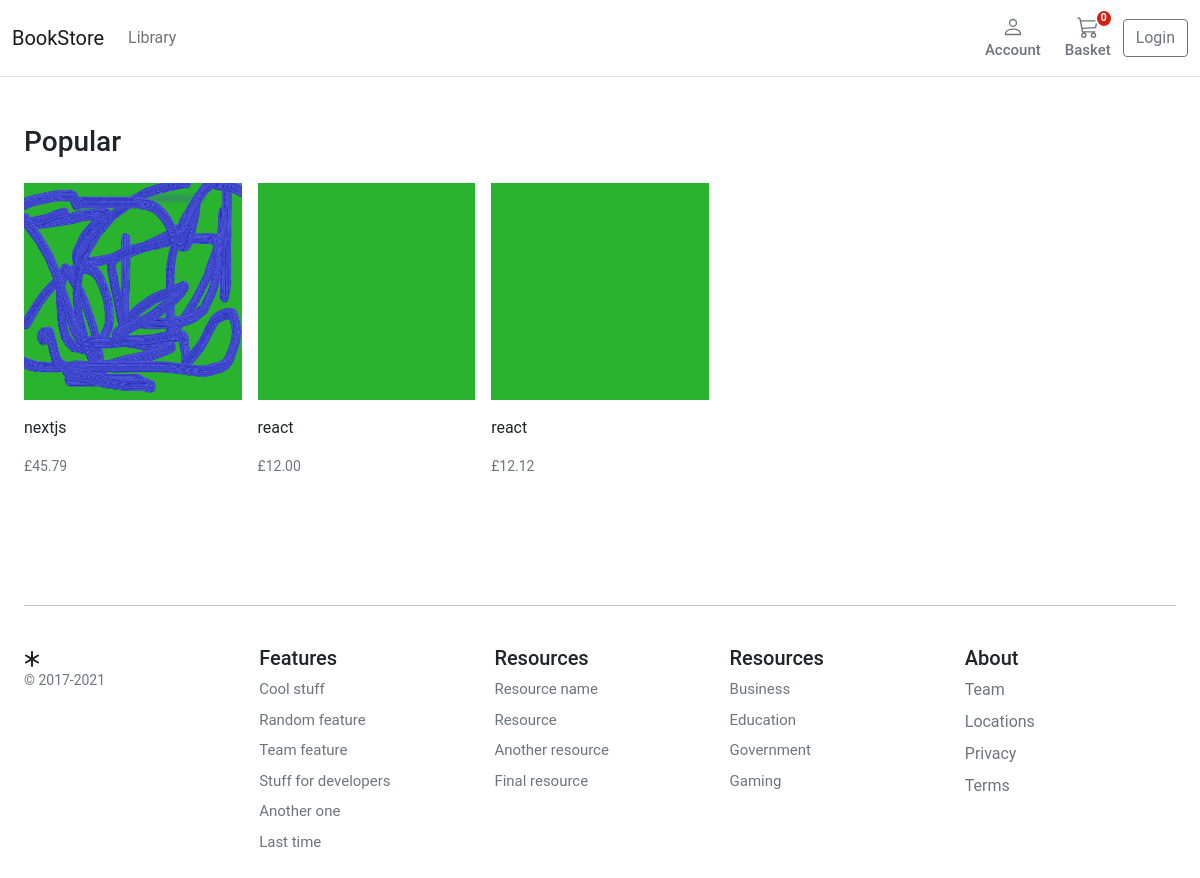
Page /shop/react/ on the earlier database version.
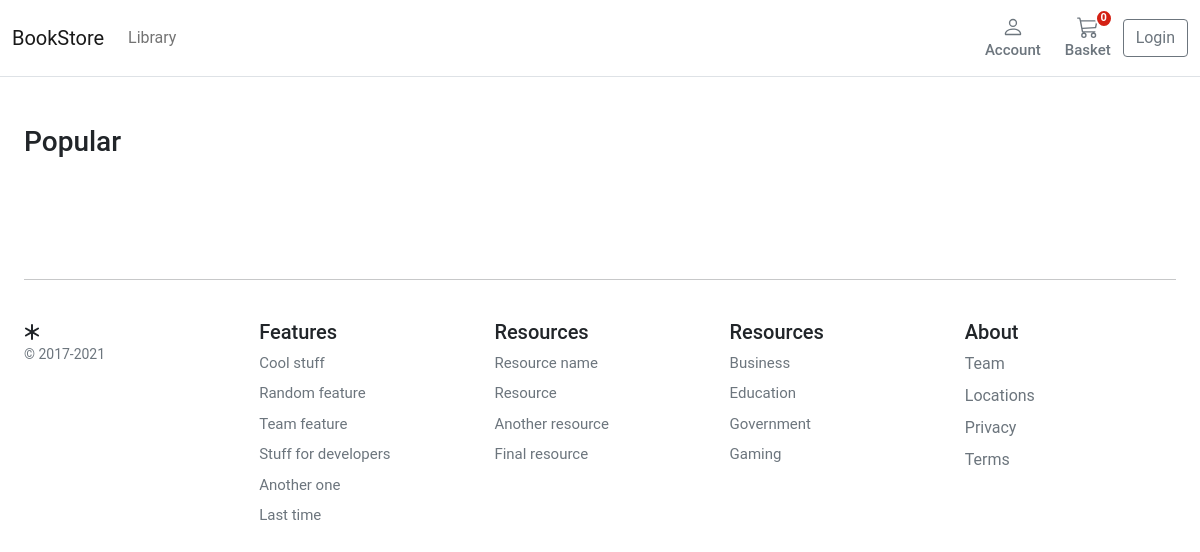
Same page on the later database version.
### store/models.py (models this page shows, shortened)
class Product(models.Model):
    category = models.ForeignKey(Category, related_name='product', on_delete=models.CASCADE)
    created_by = models.ForeignKey(settings.AUTH_USER_MODEL, on_delete=models.CASCADE, related_name='product_creator')
    title = models.CharField(max_length=255)
    author = models.CharField(max_length=255, default='admin')
    description = models.TextField(blank=True)
    image = models.ImageField(upload_to='images/', default='images/default.png')
    slug = models.SlugField(max_length=255)
    price = models.DecimalField(max_digits=4, decimal_places=2)
    in_stock = models.BooleanField(default=True)
    is_active = models.BooleanField(default=True)
    created = models.DateTimeField(auto_now_add=True)
    updated = models.DateTimeField(auto_now=True)
    objects = models.Manager()
    products = ProductManager()
    class Meta:
        verbose_name_plural = 'Products'
        ordering = ('-created',)
    def get_absolute_url(self):
        return reverse('store:product_detail', args=[self.slug])

### store/views.py (the view)
# urls.py: path('shop/<slug:category_slug>/', views.category_list, name='category_list'),
def category_list(request, category_slug=None):
    category = get_object_or_404(Category, slug=category_slug)
    products = Product.objects.filter(category=category)
    return render(request, 'store/products/category.html', {'category': category, 'products': products})

### basket/basket.py (called while the page is built)
    def __len__(self):
        return sum(item['qty'] for item in self.basket.values())

### basket/context_processors.py (called while the page is built)
def basket(request):
    return {'basket': Basket(request)}

### store/context_processors.py (called while the page is built)
def categories(request):
    return {
        'categories': Category.objects.all()
    }

### store/models.py (called while the page is built)
    def get_absolute_url(self):
        return reverse('store:category_list', args=[self.slug])

### templates/store/products/category.html (shortened to what this page needs)
{% extends "../base.html" %}
{% load static %}
{% block content %}
<main>
  <div class="container">
    <div class="row">
      <div class="album py-5">
        <div class="pb-3"><h1 class="h3">Popular</h1></div>
        <div class="row row-cols-1 row-cols-sm-2 row-cols-md-5 g-3">
          {% for product in products %}
          <div class="col">
            <div class="card border-0">
              <img class="img-fluid" alt="Responsive image" src="{{ product.image.url }}">
              <div class="card-body px-0">
                <p class="card-text">
                  <a class="text-dark text-decoration-none"
                    href="{{ product.get_absolute_url }}">{{ product.title }}</a>
                </p>
                <div class="d-flex justify-content-between align-items-center">
                  <small class="text-muted">£{{product.price}}</small>
                </div>
              </div>
            </div>
          </div>
          {% endfor %}
        </div>
      </div>
    </div>
  </div>
</main>
{% endblock %}

Differences in the rows shown:
removed Product: image (placeholder picture), title "nextjs", price "45.79"
removed Product: image (picture), title "react", price "12.00"
removed Product: image (picture), title "react", price "12.12"
